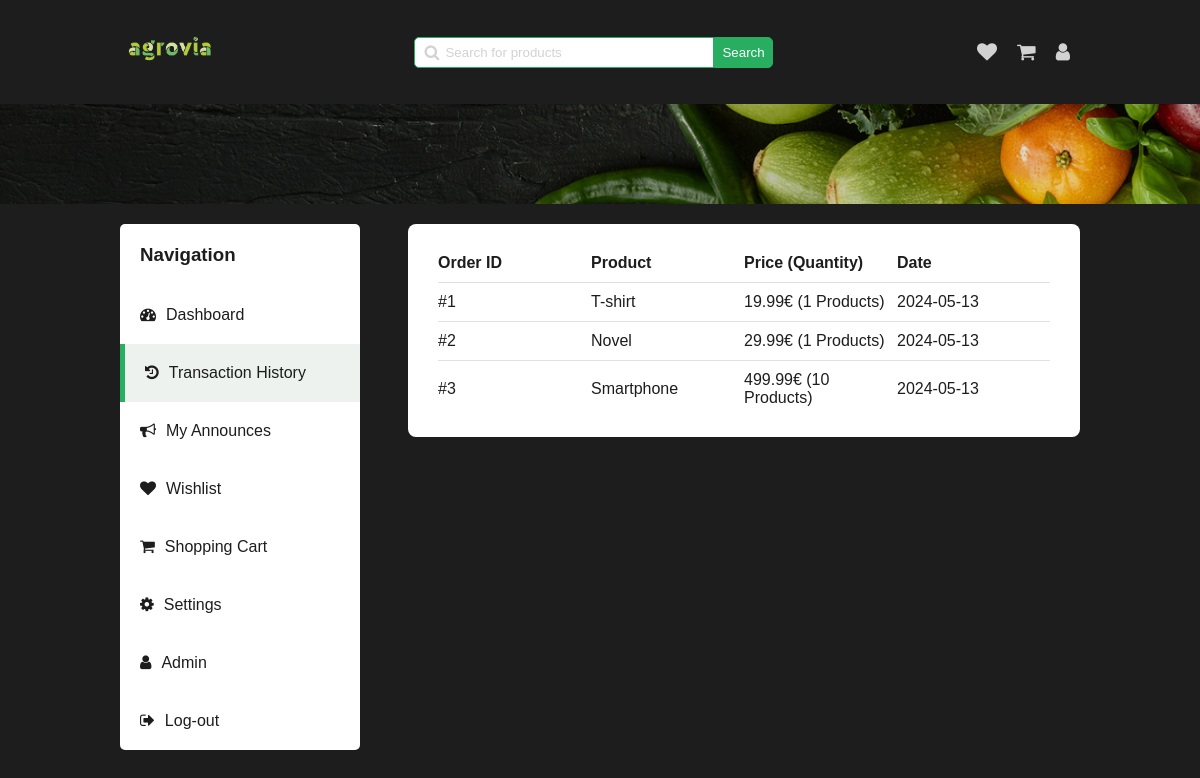
The page /pages/transaction-history.php (signed in) on the database as committed earlier.
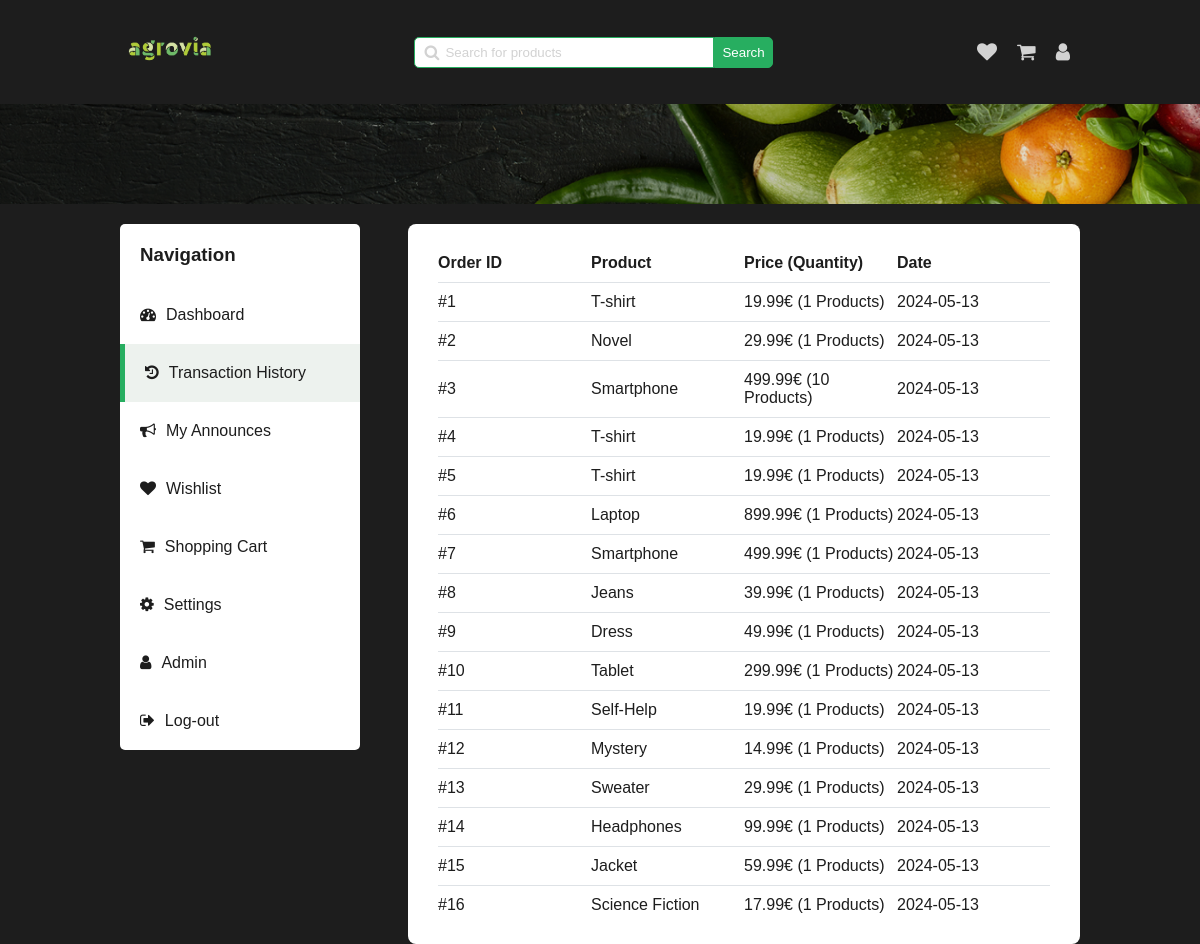
The same page on the database as committed later.
### tables this page shows
CREATE TABLE UserTransaction (
  id INTEGER PRIMARY KEY,
  user_id INTEGER,
  product_name TEXT,
  quantity INTEGER,
  price FLOAT,
  date TIMESTAMP DEFAULT CURRENT_TIMESTAMP,
  FOREIGN KEY (user_id) REFERENCES User(id)
);

### php/user.php (called while the page is built, shortened)
<?php
require '../php/pdo.php';
function get_user_by_id($id_user)
{
    global $pdo;
    try {
        $query = "SELECT * FROM User WHERE id = :id_user";
        $stmt = $pdo->prepare($query);
        $stmt->bindParam(':id_user', $id_user);
        $stmt->execute();
        $user = $stmt->fetch(PDO::FETCH_ASSOC);
        return $user;
    } catch (PDOException $e) {
        echo $e->getMessage();
    }
}

### php/transaction.php (called while the page is built, shortened)
<?php
require '../php/pdo.php';
function get_all_transaction($user_id)
{
    global $pdo;
    $query = "SELECT * FROM UserTransaction WHERE user_id = ?";
    $stmt = $pdo->prepare($query);
    $stmt->bindParam(1, $user_id);
    $stmt->execute();
    return $stmt->fetchAll();
}

### pages/transaction-history.php (the view, shortened to what this page needs)
<!DOCTYPE html>
<html lang="en">
<head>
    <link rel="stylesheet" href="../../styles/dashboard.css" onload="load_theme()">
    <link rel="stylesheet" href="../../styles/transaction.css">
    <link rel="stylesheet" href="../../styles/main-header.css">
    <link rel="stylesheet" href="https://cdnjs.cloudflare.com/ajax/libs/font-awesome/4.7.0/css/font-awesome.min.css">
</head>
<body>
    <header>
        <a href="../pages/home.php"><img src="../../assets/logo/agrovia-green.png" alt="logo"></a>
        <div class="search-bar">
            <span>
                <i class="fa fa-search"></i>
                <input type="text" name="search" id="search" placeholder="Search for products"
                    onkeydown="if(event.keyCode === 13) search()">
            </span>
            <button onclick="search()">Search</button>
        </div>
        <div class="user">
            <a href="../../pages/user/wishlist.html">
                <i class="fa fa-heart"></i>
            </a>
            <a href="../../pages/user/cart.html">
                <i class="fa fa-shopping-cart"></i>
            </a>
            <a href="../pages/dashboard.php">
                <i class="fa fa-user"></i>
            </a>
        </div>
    </header>
    <div class="separator-background"></div>
    <?php
    require "../php/user.php";
    require "../php/transaction.php";
    $user = get_user_by_id($_SESSION['user_id']);
    $latest_transaction = get_all_transaction($_SESSION['user_id']);
    ?>
    <div class="main-container">
        <section class="navigation">
            <h3>Navigation</h3>
            <a href="../pages/dashboard.php">
                <i class="fa fa-tachometer" aria-hidden="true"></i>
                <span>Dashboard</span>
            </a>
            <a href="../pages/transaction-history.php" class="active">
                <i class="fa fa-history"></i>
                <span>Transaction History</span>
            </a>
            <a href="../pages/my-announces.php">
                <i class="fa fa-bullhorn"></i>
                <span>My Announces</span>
            </a>
            <a href="../pages/wishlist.php">
                <i class="fa fa-heart"></i>
                <span>Wishlist</span>
            </a>
            <a href="../pages/shopping-cart.php">
                <i class="fa fa-shopping-cart"></i>
                <span>Shopping Cart</span>
            </a>
            <a href="../pages/settings.php">
                <i class="fa fa-gear"></i>
                <span>Settings</span>
            </a>
            <?php
            if ($user['is_admin']) {
                echo '<a href="../pages/admin.php"><i class="fa fa-user"></i><span>Admin</span></a>';
            }
            ?>
            <a href="../php/log-out.php">
                <i class="fa fa-sign-out"></i>
                Log-out
            </a>
        </section>
        <section class="tab-content">
            <div class="transaction-section">
                <div class="transaction">
                    <div class="transaction-item header">
                        <span class="column">Order ID</span>
                        <span class="column">Product</span>
                        <span class="column">Price (Quantity)</span>
                        <span class="column">Date</span>
                    </div>
                    <?php foreach ($latest_transaction as $transaction): ?>
                        <div class="transaction-item">
                            <span class="column">#<?= $transaction["id"] ?></span>
                            <span class="column"><?= $transaction["product_name"] ?></span>
                            <span class="column"><?= $transaction["price"] ?>€
                                (<?= $transaction["quantity"] ?> Products)</span>
                            <span class="column"><?= date("Y-m-d", strtotime($transaction["date"])) ?></span>
                        </div>
                    <?php endforeach; ?>
                </div>
            </div>
        </section>
    </div>
</body>
</html>

### styles/dashboard.css (style rules this page uses)
.main-container { margin-top: 120px; display: flex; justify-content: space-between; color: var(--dark); }
.main-container .navigation { display: flex; justify-content: flex-start; flex-direction: column; background-color: var(--white); width: 25%; border-radius: 5px; height: max-content; }
.main-container .navigation h3 { padding: 20px; margin: 0; color: var(--dark); }
.main-container .navigation a { padding: 20px; display: flex; justify-content: flex-start; text-decoration: none; color: var(--dark); }
.main-container .navigation a.active { background-color: var(--light-hover-green); border-left: 5px solid var(--secondary); }
.main-container .navigation a i { margin-right: 10px; }
.transaction-item { display: flex; justify-content: space-between; align-items: center; padding: 10px 0; border-bottom: 1px solid #dee2e6; }
.transaction-item:last-child { border-bottom: none; }
.transaction-item.header { font-weight: bold; }
.column { flex: 1; text-align: left; }

### styles/transaction.css (style rules this page uses)
.tab-content { width: 70%; }
.transaction-section { padding: 20px 30px; background-color: var(--white); border-radius: 8px; width: 100%; }
.transaction-section .transaction .transaction-item { display: flex; justify-content: space-between; align-items: center; padding: 10px 0; border-bottom: 1px solid #dee2e6; }
.transaction-section .transaction .transaction-item:last-child { border-bottom: none; }
.transaction-section .transaction .transaction-item.header { font-weight: bold; }
.transaction-section .transaction .transaction-item .column { flex: 1; text-align: left; }

### styles/main-header.css (style rules this page uses)
header { display: flex; justify-content: space-between; align-items: center; }
header a img { width: 100px; }
header .search-bar { display: flex; align-items: center; }
header .search-bar span { display: flex; align-items: center; position: relative; }
header .search-bar span i { position: absolute; left: 10px; color: var(--text); }
header .search-bar span input { padding: 7px; border: 1px solid var(--secondary); border-radius: 5px 0 0 5px; padding-left: 30px; min-width: 300px; }
header .search-bar span input::placeholder { color: var(--text); position: absolute; left: 30px; }
header .search-bar button { padding: 7px; border-radius: 0 5px 5px 0; background-color: var(--secondary); color: var(--white); border: 1px solid var(--secondary); cursor: pointer; }
header .user { display: flex; align-items: center; }
header .user a { text-decoration: none; padding: 10px; }
header .user a i { font-size: 20px; color: var(--text); }
.separator-background { background-image: url("../../assets/backgrounds/separator-background.png"); background-size: cover; background-position: center; background-repeat: no-repeat; width: 100%; height: 100px; position: absolute; left: 0; }

### styles/global.css (style rules this page uses)
* { box-sizing: border-box; }
body, body.dark-theme, body.light-theme { font-family: "Overpass", sans-serif; -webkit-font-smoothing: antialiased; -moz-osx-font-smoothing: grayscale; background-color: var(--primary); color: var(--text); width: 80%; max-width: 1200px; margin: 0 auto; transition: background-color 0.3s ease, transform 0.5s cubic-bezier(0.68, -0.55, 0.27, 1.55); }
body { --primary: rgba(29, 29, 29, 1); --secondary: rgba(39, 174, 96, 1); --tertiary: rgba(146, 227, 169, 1); --text: rgba(210, 210, 210, 1); --hover-color: rgba(62, 62, 62, 1); --white: rgba(255, 255, 255, 1); --dark: rgba(29, 29, 29, 1); --gray: rgba(102, 102, 102, 1); --error: rgba(255, 0, 0, 1); --light-hover-green: rgba(237, 242, 238, 1); --light-stroke: rgba(230, 230, 230, 1); }

Rows that differ between the two databases and show on the page:
added usertransaction: id "4", product_name "T-shirt", price "19.99", quantity "1", date "2024-05-13"
added usertransaction: id "5", product_name "T-shirt", price "19.99", quantity "1", date "2024-05-13"
added usertransaction: id "6", product_name "Laptop", price "899.99", quantity "1", date "2024-05-13"
added usertransaction: id "7", product_name "Smartphone", price "499.99", quantity "1", date "2024-05-13"
added usertransaction: id "8", product_name "Jeans", price "39.99", quantity "1", date "2024-05-13"
added usertransaction: id "9", product_name "Dress", price "49.99", quantity "1", date "2024-05-13"
added usertransaction: id "10", product_name "Tablet", price "299.99", quantity "1", date "2024-05-13"
added usertransaction: id "11", product_name "Self-Help", price "19.99", quantity "1", date "2024-05-13"
added usertransaction: id "12", product_name "Mystery", price "14.99", quantity "1", date "2024-05-13"
added usertransaction: id "13", product_name "Sweater", price "29.99", quantity "1", date "2024-05-13"
added usertransaction: id "14", product_name "Headphones", price "99.99", quantity "1", date "2024-05-13"
added usertransaction: id "15", product_name "Jacket", price "59.99", quantity "1", date "2024-05-13"
added usertransaction: id "16", product_name "Science Fiction", price "17.99", quantity "1", date "2024-05-13"
